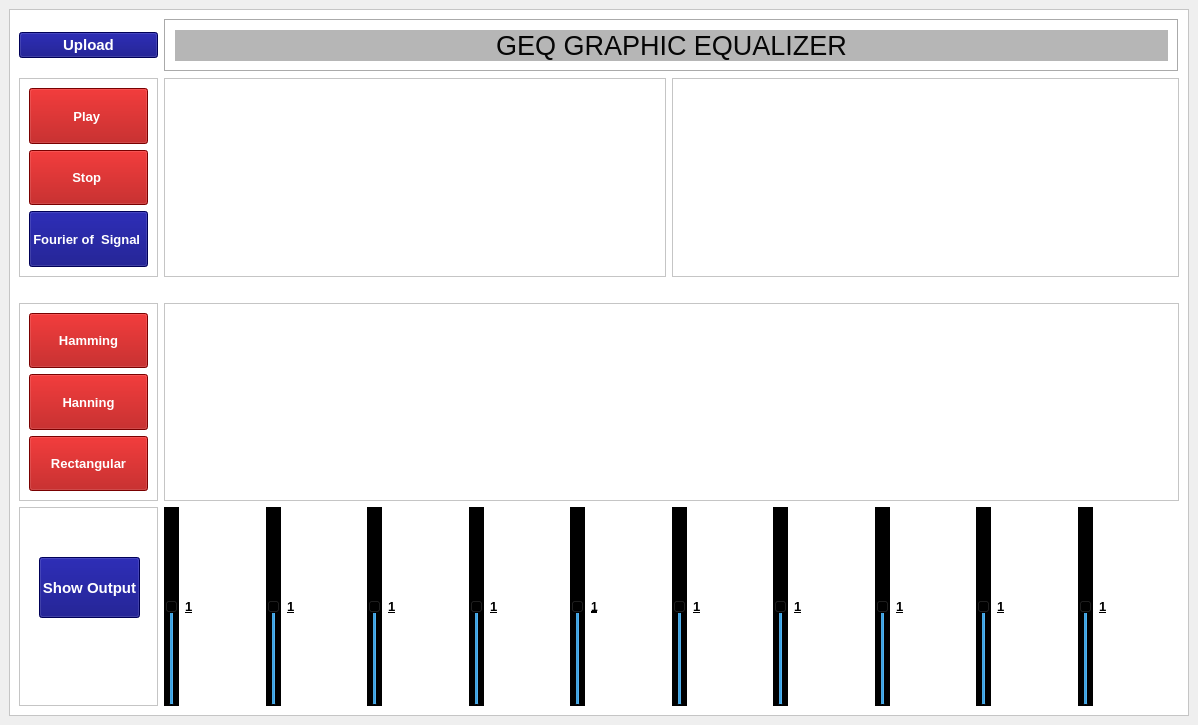
<?xml version="1.0" encoding="UTF-8"?>
<ui version="4.0">
 <class>MainWindow</class>
 <widget class="QMainWindow" name="MainWindow">
  <property name="geometry">
   <rect>
    <x>0</x>
    <y>0</y>
    <width>1198</width>
    <height>725</height>
   </rect>
  </property>
  <property name="windowTitle">
   <string>MainWindow</string>
  </property>
  <widget class="QWidget" name="centralwidget">
   <layout class="QGridLayout" name="gridLayout_4">
    <item row="0" column="0">
     <widget class="QFrame" name="frame">
      <property name="styleSheet">
       <string notr="true">background-color: rgb(255, 255, 255);
</string>
      </property>
      <property name="frameShape">
       <enum>QFrame::StyledPanel</enum>
      </property>
      <property name="frameShadow">
       <enum>QFrame::Raised</enum>
      </property>
      <layout class="QGridLayout" name="gridLayout_6">
       <item row="0" column="0">
        <widget class="QPushButton" name="upload">
         <property name="font">
          <font>
           <pointsize>11</pointsize>
           <weight>75</weight>
           <bold>true</bold>
          </font>
         </property>
         <property name="styleSheet">
          <string notr="true">background-color: rgb(0, 0, 122);
color: rgb(255, 255, 255);
</string>
         </property>
         <property name="text">
          <string>Upload</string>
         </property>
        </widget>
       </item>
       <item row="3" column="0">
        <widget class="QFrame" name="frame_8">
         <property name="styleSheet">
          <string notr="true">border-color: rgb(0, 0, 0);</string>
         </property>
         <property name="frameShape">
          <enum>QFrame::StyledPanel</enum>
         </property>
         <property name="frameShadow">
          <enum>QFrame::Sunken</enum>
         </property>
         <layout class="QGridLayout" name="gridLayout_5">
          <item row="7" column="0">
           <widget class="QPushButton" name="Rect">
            <property name="sizePolicy">
             <sizepolicy hsizetype="Minimum" vsizetype="Expanding">
              <horstretch>0</horstretch>
              <verstretch>0</verstretch>
             </sizepolicy>
            </property>
            <property name="font">
             <font>
              <pointsize>10</pointsize>
              <weight>75</weight>
              <bold>true</bold>
             </font>
            </property>
            <property name="layoutDirection">
             <enum>Qt::LeftToRight</enum>
            </property>
            <property name="styleSheet">
             <string notr="true">background-color: rgb(170, 0, 0);
color: rgb(255, 255, 255);

</string>
            </property>
            <property name="text">
             <string>Rectangular</string>
            </property>
           </widget>
          </item>
          <item row="2" column="0">
           <widget class="QPushButton" name="hanningbutton">
            <property name="sizePolicy">
             <sizepolicy hsizetype="Minimum" vsizetype="Expanding">
              <horstretch>0</horstretch>
              <verstretch>0</verstretch>
             </sizepolicy>
            </property>
            <property name="font">
             <font>
              <pointsize>10</pointsize>
              <weight>75</weight>
              <bold>true</bold>
             </font>
            </property>
            <property name="styleSheet">
             <string notr="true">background-color: rgb(170, 0, 0);
color: rgb(255, 255, 255);
</string>
            </property>
            <property name="text">
             <string>Hanning</string>
            </property>
           </widget>
          </item>
          <item row="1" column="0">
           <widget class="QPushButton" name="hammingbutton">
            <property name="sizePolicy">
             <sizepolicy hsizetype="Minimum" vsizetype="Expanding">
              <horstretch>0</horstretch>
              <verstretch>0</verstretch>
             </sizepolicy>
            </property>
            <property name="font">
             <font>
              <pointsize>10</pointsize>
              <weight>75</weight>
              <bold>true</bold>
             </font>
            </property>
            <property name="styleSheet">
             <string notr="true">background-color: rgb(170, 0, 0);
color: rgb(255, 255, 255);</string>
            </property>
            <property name="text">
             <string>Hamming</string>
            </property>
           </widget>
          </item>
         </layout>
        </widget>
       </item>
       <item row="0" column="1" colspan="3">
        <widget class="QFrame" name="frame_2">
         <property name="font">
          <font>
           <family>MS Sans Serif</family>
          </font>
         </property>
         <property name="cursor">
          <cursorShape>PointingHandCursor</cursorShape>
         </property>
         <property name="autoFillBackground">
          <bool>false</bool>
         </property>
         <property name="styleSheet">
          <string notr="true">background-color: rgb(255, 255, 255);
</string>
         </property>
         <property name="frameShape">
          <enum>QFrame::Box</enum>
         </property>
         <property name="frameShadow">
          <enum>QFrame::Sunken</enum>
         </property>
         <property name="lineWidth">
          <number>1</number>
         </property>
         <layout class="QGridLayout" name="gridLayout_3">
          <item row="0" column="0">
           <widget class="QLabel" name="title">
            <property name="font">
             <font>
              <pointsize>20</pointsize>
             </font>
            </property>
            <property name="styleSheet">
             <string notr="true">
background-color: rgb(99, 99, 99);
color: rgb(6, 6, 6);
background-color: rgb(182, 182, 182);
</string>
            </property>
            <property name="text">
             <string>GEQ GRAPHIC EQUALIZER</string>
            </property>
            <property name="alignment">
             <set>Qt::AlignCenter</set>
            </property>
           </widget>
          </item>
         </layout>
        </widget>
       </item>
       <item row="4" column="1" colspan="2">
        <layout class="QGridLayout" name="gridLayout_2">
         <item row="0" column="2">
          <widget class="QSlider" name="slider1">
           <property name="styleSheet">
            <string notr="true">background-color: rgb(0, 0, 0);</string>
           </property>
           <property name="minimum">
            <number>-10</number>
           </property>
           <property name="maximum">
            <number>10</number>
           </property>
           <property name="orientation">
            <enum>Qt::Vertical</enum>
           </property>
          </widget>
         </item>
         <item row="0" column="3">
          <widget class="QLabel" name="l2">
           <property name="font">
            <font>
             <pointsize>10</pointsize>
             <weight>75</weight>
             <bold>true</bold>
             <underline>true</underline>
            </font>
           </property>
           <property name="styleSheet">
            <string notr="true">background-color: rgb(255, 255, 255);
color: rgb(0, 0, 0);</string>
           </property>
           <property name="text">
            <string>1</string>
           </property>
           <property name="alignment">
            <set>Qt::AlignLeading|Qt::AlignLeft|Qt::AlignVCenter</set>
           </property>
          </widget>
         </item>
         <item row="0" column="15">
          <widget class="QLabel" name="l8">
           <property name="font">
            <font>
             <pointsize>10</pointsize>
             <weight>75</weight>
             <bold>true</bold>
             <underline>true</underline>
            </font>
           </property>
           <property name="styleSheet">
            <string notr="true">background-color: rgb(255, 255, 255);</string>
           </property>
           <property name="text">
            <string>1</string>
           </property>
           <property name="alignment">
            <set>Qt::AlignLeading|Qt::AlignLeft|Qt::AlignVCenter</set>
           </property>
          </widget>
         </item>
         <item row="0" column="7">
          <widget class="QLabel" name="l4">
           <property name="font">
            <font>
             <pointsize>10</pointsize>
             <weight>75</weight>
             <bold>true</bold>
             <underline>true</underline>
            </font>
           </property>
           <property name="styleSheet">
            <string notr="true">background-color: rgb(255, 255, 255);</string>
           </property>
           <property name="text">
            <string>1</string>
           </property>
           <property name="alignment">
            <set>Qt::AlignLeading|Qt::AlignLeft|Qt::AlignVCenter</set>
           </property>
          </widget>
         </item>
         <item row="0" column="12">
          <widget class="QSlider" name="slider6">
           <property name="styleSheet">
            <string notr="true">background-color: rgb(0, 0, 0);</string>
           </property>
           <property name="minimum">
            <number>-10</number>
           </property>
           <property name="maximum">
            <number>10</number>
           </property>
           <property name="orientation">
            <enum>Qt::Vertical</enum>
           </property>
          </widget>
         </item>
         <item row="0" column="0">
          <widget class="QSlider" name="slider0">
           <property name="styleSheet">
            <string notr="true">background-color: rgb(255, 170, 127);
background-color: rgb(0, 0, 0);</string>
           </property>
           <property name="minimum">
            <number>-10</number>
           </property>
           <property name="maximum">
            <number>10</number>
           </property>
           <property name="orientation">
            <enum>Qt::Vertical</enum>
           </property>
          </widget>
         </item>
         <item row="0" column="17">
          <widget class="QLabel" name="l9">
           <property name="font">
            <font>
             <pointsize>10</pointsize>
             <weight>75</weight>
             <bold>true</bold>
             <underline>true</underline>
            </font>
           </property>
           <property name="styleSheet">
            <string notr="true">background-color: rgb(255, 255, 255);</string>
           </property>
           <property name="text">
            <string>1</string>
           </property>
           <property name="alignment">
            <set>Qt::AlignLeading|Qt::AlignLeft|Qt::AlignVCenter</set>
           </property>
          </widget>
         </item>
         <item row="0" column="1">
          <widget class="QLabel" name="l1">
           <property name="font">
            <font>
             <pointsize>10</pointsize>
             <weight>75</weight>
             <bold>true</bold>
             <underline>true</underline>
            </font>
           </property>
           <property name="acceptDrops">
            <bool>false</bool>
           </property>
           <property name="styleSheet">
            <string notr="true">background-color: rgb(255, 255, 255);

</string>
           </property>
           <property name="text">
            <string>1</string>
           </property>
           <property name="alignment">
            <set>Qt::AlignLeading|Qt::AlignLeft|Qt::AlignVCenter</set>
           </property>
          </widget>
         </item>
         <item row="0" column="8">
          <widget class="QSlider" name="slider4">
           <property name="styleSheet">
            <string notr="true">background-color: rgb(0, 0, 0);</string>
           </property>
           <property name="minimum">
            <number>-10</number>
           </property>
           <property name="maximum">
            <number>10</number>
           </property>
           <property name="orientation">
            <enum>Qt::Vertical</enum>
           </property>
          </widget>
         </item>
         <item row="0" column="4">
          <widget class="QSlider" name="slider2">
           <property name="styleSheet">
            <string notr="true">background-color: rgb(0, 0, 0);</string>
           </property>
           <property name="minimum">
            <number>-10</number>
           </property>
           <property name="maximum">
            <number>10</number>
           </property>
           <property name="orientation">
            <enum>Qt::Vertical</enum>
           </property>
          </widget>
         </item>
         <item row="0" column="6">
          <widget class="QSlider" name="slider3">
           <property name="styleSheet">
            <string notr="true">background-color: rgb(0, 0, 0);</string>
           </property>
           <property name="minimum">
            <number>-10</number>
           </property>
           <property name="maximum">
            <number>10</number>
           </property>
           <property name="orientation">
            <enum>Qt::Vertical</enum>
           </property>
          </widget>
         </item>
         <item row="0" column="5">
          <widget class="QLabel" name="l3">
           <property name="font">
            <font>
             <pointsize>10</pointsize>
             <weight>75</weight>
             <bold>true</bold>
             <underline>true</underline>
            </font>
           </property>
           <property name="styleSheet">
            <string notr="true">background-color: rgb(255, 255, 255);</string>
           </property>
           <property name="text">
            <string>1</string>
           </property>
           <property name="alignment">
            <set>Qt::AlignLeading|Qt::AlignLeft|Qt::AlignVCenter</set>
           </property>
          </widget>
         </item>
         <item row="0" column="10">
          <widget class="QSlider" name="slider5">
           <property name="styleSheet">
            <string notr="true">background-color: rgb(0, 0, 0);</string>
           </property>
           <property name="minimum">
            <number>-10</number>
           </property>
           <property name="maximum">
            <number>10</number>
           </property>
           <property name="orientation">
            <enum>Qt::Vertical</enum>
           </property>
          </widget>
         </item>
         <item row="0" column="16">
          <widget class="QSlider" name="slider8">
           <property name="styleSheet">
            <string notr="true">background-color: rgb(0, 0, 0);</string>
           </property>
           <property name="minimum">
            <number>-10</number>
           </property>
           <property name="maximum">
            <number>10</number>
           </property>
           <property name="orientation">
            <enum>Qt::Vertical</enum>
           </property>
          </widget>
         </item>
         <item row="0" column="19">
          <widget class="QLabel" name="l10">
           <property name="font">
            <font>
             <pointsize>10</pointsize>
             <weight>75</weight>
             <bold>true</bold>
             <underline>true</underline>
            </font>
           </property>
           <property name="styleSheet">
            <string notr="true">background-color: rgb(255, 255, 255);</string>
           </property>
           <property name="text">
            <string>1</string>
           </property>
           <property name="alignment">
            <set>Qt::AlignLeading|Qt::AlignLeft|Qt::AlignVCenter</set>
           </property>
          </widget>
         </item>
         <item row="0" column="9">
          <widget class="QLabel" name="l5">
           <property name="font">
            <font>
             <pointsize>9</pointsize>
             <weight>75</weight>
             <bold>true</bold>
             <underline>true</underline>
            </font>
           </property>
           <property name="styleSheet">
            <string notr="true">background-color: rgb(255, 170, 127);
background-color: rgb(255, 255, 255);</string>
           </property>
           <property name="text">
            <string>1</string>
           </property>
           <property name="alignment">
            <set>Qt::AlignLeading|Qt::AlignLeft|Qt::AlignVCenter</set>
           </property>
          </widget>
         </item>
         <item row="0" column="13">
          <widget class="QLabel" name="l7">
           <property name="font">
            <font>
             <pointsize>10</pointsize>
             <weight>75</weight>
             <bold>true</bold>
             <underline>true</underline>
            </font>
           </property>
           <property name="styleSheet">
            <string notr="true">background-color: rgb(255, 255, 255);</string>
           </property>
           <property name="text">
            <string>1</string>
           </property>
           <property name="alignment">
            <set>Qt::AlignLeading|Qt::AlignLeft|Qt::AlignVCenter</set>
           </property>
          </widget>
         </item>
         <item row="0" column="14">
          <widget class="QSlider" name="slider7">
           <property name="styleSheet">
            <string notr="true">background-color: rgb(0, 0, 0);</string>
           </property>
           <property name="minimum">
            <number>-10</number>
           </property>
           <property name="maximum">
            <number>10</number>
           </property>
           <property name="orientation">
            <enum>Qt::Vertical</enum>
           </property>
          </widget>
         </item>
         <item row="0" column="11">
          <widget class="QLabel" name="l6">
           <property name="font">
            <font>
             <pointsize>10</pointsize>
             <weight>75</weight>
             <bold>true</bold>
             <underline>true</underline>
            </font>
           </property>
           <property name="styleSheet">
            <string notr="true">background-color: rgb(255, 255, 255);</string>
           </property>
           <property name="text">
            <string>1</string>
           </property>
           <property name="alignment">
            <set>Qt::AlignLeading|Qt::AlignLeft|Qt::AlignVCenter</set>
           </property>
          </widget>
         </item>
         <item row="0" column="18">
          <widget class="QSlider" name="slider9">
           <property name="styleSheet">
            <string notr="true">background-color: rgb(0, 0, 0);</string>
           </property>
           <property name="minimum">
            <number>-10</number>
           </property>
           <property name="maximum">
            <number>10</number>
           </property>
           <property name="orientation">
            <enum>Qt::Vertical</enum>
           </property>
          </widget>
         </item>
        </layout>
       </item>
       <item row="1" column="1">
        <widget class="PlotWidget" name="GVOriginal"/>
       </item>
       <item row="1" column="2" colspan="2">
        <widget class="PlotWidget" name="GVFourier"/>
       </item>
       <item row="3" column="1" colspan="3">
        <widget class="PlotWidget" name="GVwindow"/>
       </item>
       <item row="4" column="3">
        <widget class="QFrame" name="frame_12">
         <property name="styleSheet">
          <string notr="true">border-color: rgb(0, 0, 0);</string>
         </property>
         <property name="frameShape">
          <enum>QFrame::StyledPanel</enum>
         </property>
         <property name="frameShadow">
          <enum>QFrame::Sunken</enum>
         </property>
         <widget class="QPushButton" name="exit">
          <property name="geometry">
           <rect>
            <x>20</x>
            <y>40</y>
            <width>161</width>
            <height>61</height>
           </rect>
          </property>
          <property name="sizePolicy">
           <sizepolicy hsizetype="Minimum" vsizetype="Expanding">
            <horstretch>0</horstretch>
            <verstretch>0</verstretch>
           </sizepolicy>
          </property>
          <property name="font">
           <font>
            <pointsize>11</pointsize>
            <weight>75</weight>
            <bold>true</bold>
           </font>
          </property>
          <property name="layoutDirection">
           <enum>Qt::LeftToRight</enum>
          </property>
          <property name="styleSheet">
           <string notr="true">background-color: rgb(0, 0, 122);
color: rgb(255, 255, 255);

</string>
          </property>
          <property name="text">
           <string>Exit</string>
          </property>
         </widget>
        </widget>
       </item>
       <item row="1" column="0">
        <widget class="QFrame" name="frame_7">
         <property name="styleSheet">
          <string notr="true">border-color: rgb(0, 0, 0);</string>
         </property>
         <property name="frameShape">
          <enum>QFrame::StyledPanel</enum>
         </property>
         <property name="frameShadow">
          <enum>QFrame::Sunken</enum>
         </property>
         <layout class="QGridLayout" name="gridLayout">
          <item row="7" column="0">
           <widget class="QPushButton" name="fourier">
            <property name="sizePolicy">
             <sizepolicy hsizetype="Minimum" vsizetype="Expanding">
              <horstretch>0</horstretch>
              <verstretch>0</verstretch>
             </sizepolicy>
            </property>
            <property name="font">
             <font>
              <pointsize>10</pointsize>
              <weight>75</weight>
              <bold>true</bold>
             </font>
            </property>
            <property name="layoutDirection">
             <enum>Qt::LeftToRight</enum>
            </property>
            <property name="styleSheet">
             <string notr="true">background-color: rgb(0, 0, 122);
color: rgb(255, 255, 255);
</string>
            </property>
            <property name="text">
             <string>Fourier of  Signal </string>
            </property>
           </widget>
          </item>
          <item row="2" column="0">
           <widget class="QPushButton" name="stopInput">
            <property name="sizePolicy">
             <sizepolicy hsizetype="Minimum" vsizetype="Expanding">
              <horstretch>0</horstretch>
              <verstretch>0</verstretch>
             </sizepolicy>
            </property>
            <property name="font">
             <font>
              <pointsize>10</pointsize>
              <weight>75</weight>
              <bold>true</bold>
             </font>
            </property>
            <property name="styleSheet">
             <string notr="true">background-color: rgb(170, 0, 0);
color: rgb(255, 255, 255);
</string>
            </property>
            <property name="text">
             <string>Stop </string>
            </property>
           </widget>
          </item>
          <item row="1" column="0">
           <widget class="QPushButton" name="playInput">
            <property name="sizePolicy">
             <sizepolicy hsizetype="Minimum" vsizetype="Expanding">
              <horstretch>0</horstretch>
              <verstretch>0</verstretch>
             </sizepolicy>
            </property>
            <property name="font">
             <font>
              <pointsize>10</pointsize>
              <weight>75</weight>
              <bold>true</bold>
             </font>
            </property>
            <property name="styleSheet">
             <string notr="true">background-color: rgb(170, 0, 0);
color: rgb(255, 255, 255);</string>
            </property>
            <property name="text">
             <string>Play </string>
            </property>
           </widget>
          </item>
         </layout>
        </widget>
       </item>
       <item row="4" column="0">
        <widget class="QFrame" name="frame_10">
         <property name="styleSheet">
          <string notr="true">border-color: rgb(0, 0, 0);</string>
         </property>
         <property name="frameShape">
          <enum>QFrame::StyledPanel</enum>
         </property>
         <property name="frameShadow">
          <enum>QFrame::Sunken</enum>
         </property>
         <widget class="QPushButton" name="inverse">
          <property name="geometry">
           <rect>
            <x>20</x>
            <y>50</y>
            <width>101</width>
            <height>61</height>
           </rect>
          </property>
          <property name="sizePolicy">
           <sizepolicy hsizetype="Minimum" vsizetype="Expanding">
            <horstretch>0</horstretch>
            <verstretch>0</verstretch>
           </sizepolicy>
          </property>
          <property name="font">
           <font>
            <pointsize>11</pointsize>
            <weight>75</weight>
            <bold>true</bold>
           </font>
          </property>
          <property name="layoutDirection">
           <enum>Qt::LeftToRight</enum>
          </property>
          <property name="styleSheet">
           <string notr="true">background-color: rgb(0, 0, 122);
color: rgb(255, 255, 255);

</string>
          </property>
          <property name="text">
           <string>Show Output</string>
          </property>
         </widget>
        </widget>
       </item>
       <item row="2" column="2">
        <spacer name="horizontalSpacer">
         <property name="orientation">
          <enum>Qt::Horizontal</enum>
         </property>
         <property name="sizeHint" stdset="0">
          <size>
           <width>40</width>
           <height>20</height>
          </size>
         </property>
        </spacer>
       </item>
      </layout>
     </widget>
    </item>
   </layout>
  </widget>
 </widget>
 <customwidgets>
  <customwidget>
   <class>PlotWidget</class>
   <extends>QGraphicsView</extends>
   <header location="global">pyqtgraph</header>
  </customwidget>
 </customwidgets>
 <tabstops>
  <tabstop>slider6</tabstop>
  <tabstop>slider3</tabstop>
  <tabstop>slider9</tabstop>
  <tabstop>slider7</tabstop>
  <tabstop>slider1</tabstop>
  <tabstop>slider4</tabstop>
  <tabstop>slider8</tabstop>
  <tabstop>slider2</tabstop>
  <tabstop>slider5</tabstop>
  <tabstop>slider0</tabstop>
  <tabstop>GVOriginal</tabstop>
  <tabstop>GVFourier</tabstop>
  <tabstop>stopInput</tabstop>
  <tabstop>inverse</tabstop>
 </tabstops>
 <resources/>
 <connections>
  <connection>
   <sender>slider0</sender>
   <signal>valueChanged(int)</signal>
   <receiver>l1</receiver>
   <slot>setNum(int)</slot>
   <hints>
    <hint type="sourcelabel">
     <x>244</x>
     <y>629</y>
    </hint>
    <hint type="destinationlabel">
     <x>295</x>
     <y>630</y>
    </hint>
   </hints>
  </connection>
  <connection>
   <sender>slider1</sender>
   <signal>valueChanged(int)</signal>
   <receiver>l2</receiver>
   <slot>setNum(int)</slot>
   <hints>
    <hint type="sourcelabel">
     <x>323</x>
     <y>630</y>
    </hint>
    <hint type="destinationlabel">
     <x>365</x>
     <y>630</y>
    </hint>
   </hints>
  </connection>
  <connection>
   <sender>slider2</sender>
   <signal>valueChanged(int)</signal>
   <receiver>l3</receiver>
   <slot>setNum(int)</slot>
   <hints>
    <hint type="sourcelabel">
     <x>393</x>
     <y>630</y>
    </hint>
    <hint type="destinationlabel">
     <x>436</x>
     <y>630</y>
    </hint>
   </hints>
  </connection>
  <connection>
   <sender>slider3</sender>
   <signal>valueChanged(int)</signal>
   <receiver>l4</receiver>
   <slot>setNum(int)</slot>
   <hints>
    <hint type="sourcelabel">
     <x>464</x>
     <y>630</y>
    </hint>
    <hint type="destinationlabel">
     <x>506</x>
     <y>630</y>
    </hint>
   </hints>
  </connection>
  <connection>
   <sender>slider4</sender>
   <signal>valueChanged(int)</signal>
   <receiver>l5</receiver>
   <slot>setNum(int)</slot>
   <hints>
    <hint type="sourcelabel">
     <x>534</x>
     <y>630</y>
    </hint>
    <hint type="destinationlabel">
     <x>577</x>
     <y>630</y>
    </hint>
   </hints>
  </connection>
  <connection>
   <sender>slider5</sender>
   <signal>valueChanged(int)</signal>
   <receiver>l6</receiver>
   <slot>setNum(int)</slot>
   <hints>
    <hint type="sourcelabel">
     <x>605</x>
     <y>630</y>
    </hint>
    <hint type="destinationlabel">
     <x>647</x>
     <y>630</y>
    </hint>
   </hints>
  </connection>
  <connection>
   <sender>slider6</sender>
   <signal>valueChanged(int)</signal>
   <receiver>l7</receiver>
   <slot>setNum(int)</slot>
   <hints>
    <hint type="sourcelabel">
     <x>675</x>
     <y>630</y>
    </hint>
    <hint type="destinationlabel">
     <x>718</x>
     <y>531</y>
    </hint>
   </hints>
  </connection>
  <connection>
   <sender>slider7</sender>
   <signal>valueChanged(int)</signal>
   <receiver>l8</receiver>
   <slot>setNum(int)</slot>
   <hints>
    <hint type="sourcelabel">
     <x>746</x>
     <y>630</y>
    </hint>
    <hint type="destinationlabel">
     <x>788</x>
     <y>531</y>
    </hint>
   </hints>
  </connection>
  <connection>
   <sender>slider8</sender>
   <signal>valueChanged(int)</signal>
   <receiver>l9</receiver>
   <slot>setNum(int)</slot>
   <hints>
    <hint type="sourcelabel">
     <x>816</x>
     <y>630</y>
    </hint>
    <hint type="destinationlabel">
     <x>859</x>
     <y>539</y>
    </hint>
   </hints>
  </connection>
  <connection>
   <sender>slider9</sender>
   <signal>valueChanged(int)</signal>
   <receiver>l10</receiver>
   <slot>setNum(int)</slot>
   <hints>
    <hint type="sourcelabel">
     <x>887</x>
     <y>630</y>
    </hint>
    <hint type="destinationlabel">
     <x>929</x>
     <y>568</y>
    </hint>
   </hints>
  </connection>
  <connection>
   <sender>slider0</sender>
   <signal>valueChanged(int)</signal>
   <receiver>l1</receiver>
   <slot>setNum(int)</slot>
   <hints>
    <hint type="sourcelabel">
     <x>239</x>
     <y>546</y>
    </hint>
    <hint type="destinationlabel">
     <x>266</x>
     <y>544</y>
    </hint>
   </hints>
  </connection>
  <connection>
   <sender>slider1</sender>
   <signal>valueChanged(int)</signal>
   <receiver>l2</receiver>
   <slot>setNum(int)</slot>
   <hints>
    <hint type="sourcelabel">
     <x>318</x>
     <y>543</y>
    </hint>
    <hint type="destinationlabel">
     <x>343</x>
     <y>544</y>
    </hint>
   </hints>
  </connection>
 </connections>
</ui>
